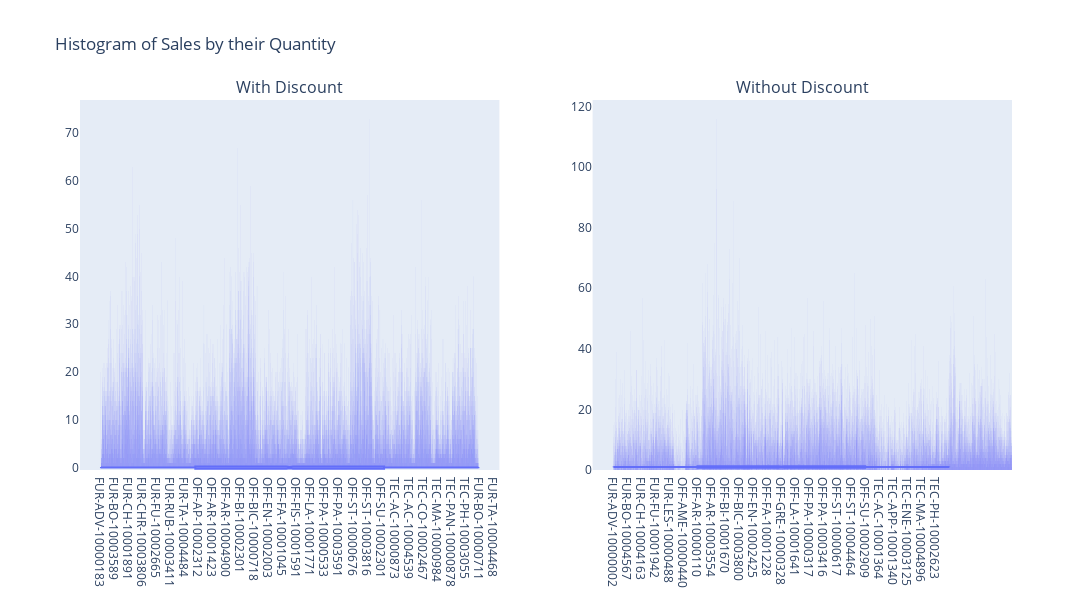

Notebook code cell kept with this figure:
### Markdown cell above
<p dir="rtl">
فرضیه صفر: تخفیف داشتن یا نداشتن محصولات بر روی فروش تعداد یک محصول تاثیری ندارد.
</p>

### Code cell
# Visualisation
fig = make_subplots(rows=1, cols=2, subplot_titles=['With Discount', 'Without Discount'])
for trace in Histogram(prods_with['Product ID'], prods_with['Quantity']).data:
    fig.add_trace(trace, row=1, col=1)

for trace in Histogram(prods_without['Product ID'], prods_without['Quantity']).data:
    fig.add_trace(trace, row=1, col=2)

fig.update_layout(height=600, width= 1400, title_text="Histogram of Sales by their Quantity", legend_title= 'Sales')
fig.show()

### Figure 1 — Plotly figure (JSON) as saved in the notebook; plotly's stock layout.template omitted (floating-point values rounded to 4 significant figures; data arrays with more than 128 entries replaced by an {"elided": "..."} marker saying what was removed)
{"data": [{"bingroup": "x", "histfunc": "sum", "hovertemplate": "x=%{x}<br>sum of y=%{y}<extra></extra>", "legendgroup": "", "marker": {"color": "#636efa", "pattern": {"shape": ""}}, "name": "", "nbinsx": 50, "orientation": "v", "showlegend": false, "type": "histogram", "x": {"elided": "8153 str values"}, "xaxis": "x", "y": {"elided": "8153 int values"}, "yaxis": "y"}, {"hovertemplate": "x=%{x}<extra></extra>", "legendgroup": "", "marker": {"color": "#636efa"}, "name": "", "notched": true, "showlegend": false, "type": "box", "x": {"elided": "8153 str values"}, "xaxis": "x", "yaxis": "y"}, {"bingroup": "x", "histfunc": "sum", "hovertemplate": "x=%{x}<br>sum of y=%{y}<extra></extra>", "legendgroup": "", "marker": {"color": "#636efa", "pattern": {"shape": ""}}, "name": "", "nbinsx": 50, "orientation": "v", "showlegend": false, "type": "histogram", "x": {"elided": "8631 str values"}, "xaxis": "x2", "y": {"elided": "8631 int values"}, "yaxis": "y2"}, {"hovertemplate": "x=%{x}<extra></extra>", "legendgroup": "", "marker": {"color": "#636efa"}, "name": "", "notched": true, "showlegend": false, "type": "box", "x": {"elided": "8631 str values"}, "xaxis": "x2", "yaxis": "y2"}], "layout": {"annotations": [{"font": {"size": 16}, "showarrow": false, "text": "With Discount", "x": 0.225, "xanchor": "center", "xref": "paper", "y": 1, "yanchor": "bottom", "yref": "paper"}, {"font": {"size": 16}, "showarrow": false, "text": "Without Discount", "x": 0.775, "xanchor": "center", "xref": "paper", "y": 1, "yanchor": "bottom", "yref": "paper"}], "height": 600, "legend": {"title": {"text": "Sales"}}, "title": {"text": "Histogram of Sales by their Quantity"}, "width": 1400, "xaxis": {"anchor": "y", "domain": [0, 0.45]}, "xaxis2": {"anchor": "y2", "domain": [0.55, 1]}, "yaxis": {"anchor": "x", "domain": [0, 1]}, "yaxis2": {"anchor": "x2", "domain": [0, 1]}}}
